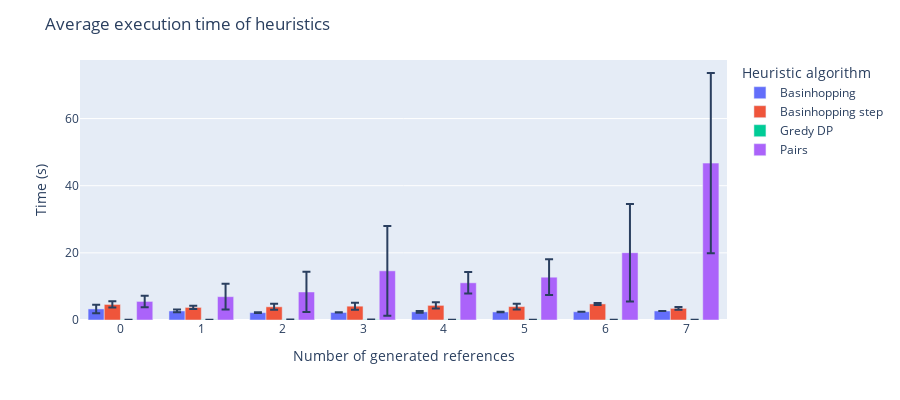

Notebook cell for this chart:
### Markdown cell above
# Mean execution time

### Code cell
df = report.groupby(['family', 'algo', 'algorithm', 'i_generated']).mean()
df = df.loc[:, :, 'heuristic', :]
df = df['dt']
df = df.groupby(level=[1, 2]).agg([np.mean, np.std])

####################################

fig = px.bar(df.reset_index(), x="i_generated", y="mean",
             color='algo', barmode='group',error_y="std",
             height=400)
fig.for_each_trace(lambda t: t.update(name=algo_name.get(t.name, t.name)))

fig.update_layout(xaxis_title='Number of generated references', legend_title='Heuristic algorithm', 
                  title="Average execution time of heuristics", yaxis_title="Time (s)")

fig.show()

### Figure 1 — Plotly figure (JSON) as saved in the notebook; plotly's stock layout.template omitted (floating-point values rounded to 4 significant figures)
{"data": [{"alignmentgroup": "True", "error_y": {"array": [1.276, 0.4003, 0.1362, 0.03185, 0.2538, 0.08019, null, null]}, "hovertemplate": "algo=basin_hopping<br>i_generated=%{x}<br>mean=%{y}<extra></extra>", "legendgroup": "basin_hopping", "marker": {"color": "#636efa", "pattern": {"shape": ""}}, "name": "Basinhopping", "offsetgroup": "basin_hopping", "orientation": "v", "showlegend": true, "textposition": "auto", "type": "bar", "x": [0, 1, 2, 3, 4, 5, 6, 7], "xaxis": "x", "y": [3.297, 2.694, 2.185, 2.245, 2.429, 2.402, 2.453, 2.698], "yaxis": "y"}, {"alignmentgroup": "True", "error_y": {"array": [0.9404, 0.4954, 0.8942, 1.034, 0.9565, 0.8491, 0.3124, 0.3953]}, "hovertemplate": "algo=basin_hopping_step<br>i_generated=%{x}<br>mean=%{y}<extra></extra>", "legendgroup": "basin_hopping_step", "marker": {"color": "#EF553B", "pattern": {"shape": ""}}, "name": "Basinhopping step", "offsetgroup": "basin_hopping_step", "orientation": "v", "showlegend": true, "textposition": "auto", "type": "bar", "x": [0, 1, 2, 3, 4, 5, 6, 7], "xaxis": "x", "y": [4.636, 3.751, 3.931, 4.118, 4.355, 4.001, 4.788, 3.461], "yaxis": "y"}, {"alignmentgroup": "True", "error_y": {"array": [0.02442, 0.01461, 0.03916, 0.05837, 0.00675, 0.01349, 0.01499, null]}, "hovertemplate": "algo=greedy_dp<br>i_generated=%{x}<br>mean=%{y}<extra></extra>", "legendgroup": "greedy_dp", "marker": {"color": "#00cc96", "pattern": {"shape": ""}}, "name": "Gredy DP", "offsetgroup": "greedy_dp", "orientation": "v", "showlegend": true, "textposition": "auto", "type": "bar", "x": [0, 1, 2, 3, 4, 5, 6, 7], "xaxis": "x", "y": [0.06365, 0.08756, 0.07749, 0.1074, 0.08822, 0.09161, 0.07563, 0.07138], "yaxis": "y"}, {"alignmentgroup": "True", "error_y": {"array": [1.702, 3.829, 5.99, 13.37, 3.22, 5.318, 14.51, 26.85]}, "hovertemplate": "algo=pairs<br>i_generated=%{x}<br>mean=%{y}<extra></extra>", "legendgroup": "pairs", "marker": {"color": "#ab63fa", "pattern": {"shape": ""}}, "name": "Pairs", "offsetgroup": "pairs", "orientation": "v", "showlegend": true, "textposition": "auto", "type": "bar", "x": [0, 1, 2, 3, 4, 5, 6, 7], "xaxis": "x", "y": [5.534, 6.953, 8.351, 14.65, 11.08, 12.75, 20.04, 46.73], "yaxis": "y"}], "layout": {"barmode": "group", "height": 400, "legend": {"title": {"text": "Heuristic algorithm"}, "tracegroupgap": 0}, "margin": {"t": 60}, "title": {"text": "Average execution time of heuristics"}, "xaxis": {"anchor": "y", "domain": [0, 1], "title": {"text": "Number of generated references"}}, "yaxis": {"anchor": "x", "domain": [0, 1], "title": {"text": "Time (s)"}}}}
